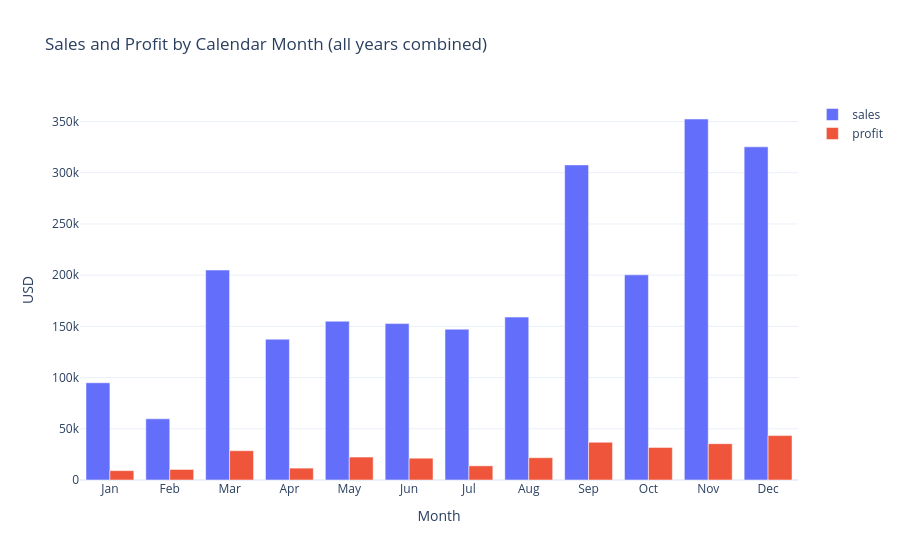

The cell this chart's notebook holds for it:
### Code cell
month_order = ["Jan", "Feb", "Mar", "Apr", "May", "Jun", "Jul", "Aug", "Sep", "Oct", "Nov", "Dec"]
by_month = df.groupby(["month", "month_name"]).agg(sales=("sales", "sum"), profit=("profit", "sum")).reset_index()

fig2 = px.bar(by_month, x="month_name", y=["sales", "profit"], barmode="group",
              category_orders={"month_name": month_order},
              title="Sales and Profit by Calendar Month (all years combined)",
              labels={"month_name": "Month", "value": "USD", "variable": ""})
fig2.show()

share = by_month.set_index("month").sales
print("Sep + Nov + Dec share of sales:", round(share[[9, 11, 12]].sum() / share.sum() * 100, 1), "%")
print("Nov + Dec share of sales:      ", round(share[[11, 12]].sum() / share.sum() * 100, 1), "%")
print("Jan + Feb share of sales:      ", round(share[[1, 2]].sum() / share.sum() * 100, 1), "%")

### Figure 1 — Plotly figure (JSON) as saved in the notebook; plotly's stock layout.template omitted (floating-point values rounded to 4 significant figures)
{"data": [{"alignmentgroup": "True", "hovertemplate": "=sales<br>Month=%{x}<br>USD=%{y}<extra></extra>", "legendgroup": "sales", "marker": {"color": "#636efa", "pattern": {"shape": ""}}, "name": "sales", "offsetgroup": "sales", "orientation": "v", "showlegend": true, "textposition": "auto", "type": "bar", "x": ["Jan", "Feb", "Mar", "Apr", "May", "Jun", "Jul", "Aug", "Sep", "Oct", "Nov", "Dec"], "xaxis": "x", "y": [94920.0, 59750.0, 205000.0, 137500.0, 155000.0, 152700.0, 147200.0, 159000.0, 307600.0, 200300.0, 352500.0, 325300.0], "yaxis": "y"}, {"alignmentgroup": "True", "hovertemplate": "=profit<br>Month=%{x}<br>USD=%{y}<extra></extra>", "legendgroup": "profit", "marker": {"color": "#EF553B", "pattern": {"shape": ""}}, "name": "profit", "offsetgroup": "profit", "orientation": "v", "showlegend": true, "textposition": "auto", "type": "bar", "x": ["Jan", "Feb", "Mar", "Apr", "May", "Jun", "Jul", "Aug", "Sep", "Oct", "Nov", "Dec"], "xaxis": "x", "y": [9134.0, 10290.0, 28590.0, 11600.0, 22410.0, 21290.0, 13830.0, 21780.0, 36860.0, 31780.0, 35470.0, 43370.0], "yaxis": "y"}], "layout": {"barmode": "group", "legend": {"title": {"text": ""}, "tracegroupgap": 0}, "title": {"text": "Sales and Profit by Calendar Month (all years combined)"}, "xaxis": {"anchor": "y", "categoryarray": ["Jan", "Feb", "Mar", "Apr", "May", "Jun", "Jul", "Aug", "Sep", "Oct", "Nov", "Dec"], "categoryorder": "array", "domain": [0, 1], "title": {"text": "Month"}}, "yaxis": {"anchor": "x", "domain": [0, 1], "title": {"text": "USD"}}}}
